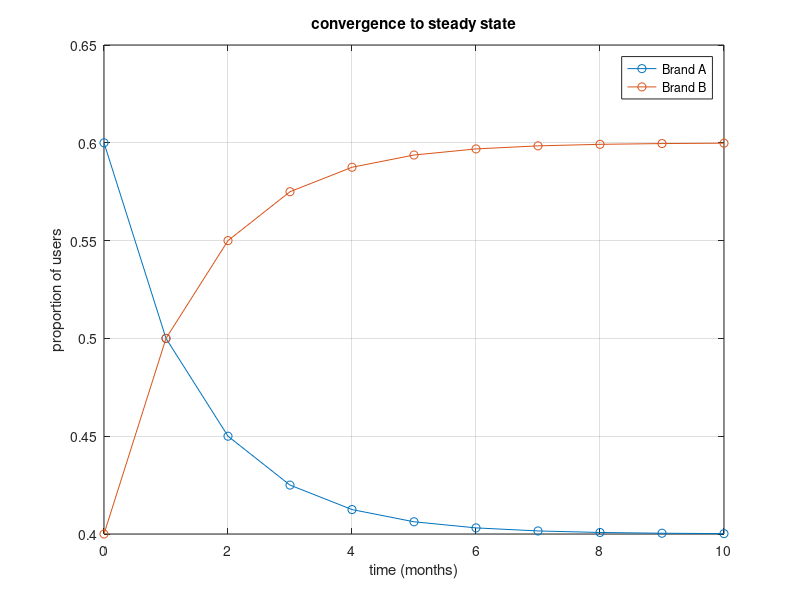

This chart was generated by the following MATLAB code:
P = [0.7, 0.2; 0.3, 0.8];
x0 = [0.6; 0.4]; % 0.6 for 120 and 0.4 for 80.

num_steps = 10;
x = zeros(2, num_steps+1);
x(:,1) = x0;

% loop to calculate state vectors x1 to x10
for n = 1:num_steps
    x(:,n+1) = P * x(:,n);
end

% plot the components
time = 0:num_steps;
component1 = x(1,:);
component2 = x(2,:);
figure;
plot(time, component1, '-o', 'DisplayName', 'Brand A');
hold on;
plot(time, component2, '-o', 'DisplayName', 'Brand B');
xlabel('time (months)');
ylabel('proportion of users');
title('convergence to steady state');
legend;
grid on;
